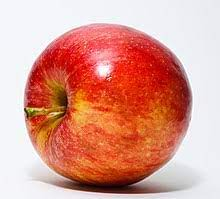
#> input picture testy/analiza_obrazu/obrazy/jablko.jpg, 220 x 199 px
$ python -i Progowanie.py   (imports and definitions only)
#> lines starting #> are read from the running program, lines starting #| are printed output that depends on the picture; after the words box and inside, x2 and y2 are one past the last pixel; in counts of white or black regions, pixels touching at a corner belong together
import skimage.io
from skimage.filters import threshold_otsu
from skimage.color import rgb2gray
from skimage.util import img_as_ubyte

#klasa do generacji maski uzywajac OTSU
#konwertuje obraz do grayscale, znajduje threshold(float) i generuje maske
class ProgowanieOTSU:
    def __init__(self) -> None:
        pass

    #zwraca maske w postaci numpy array
    #image=scierzka do pliku/numpy array
    def maska(self,image):
        if type(image) == str:
            grayscale=rgb2gray(skimage.io.imread(fname=image))
        else:
            grayscale=rgb2gray(image)
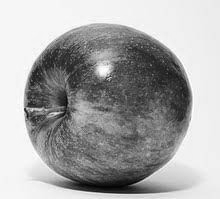
#> grayscale: shape (199, 220) float64; min 0.0133, max 1, mean 0.66

        thresh=threshold_otsu(grayscale)
#> thresh = 0.651
        result=grayscale <= thresh
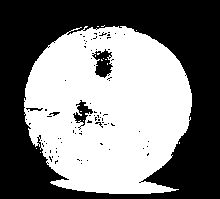
#> result: shape (199, 220) bool; 48.9% white; 15 white regions (14 under 20 px), largest, box (x1, y1, x2, y2) and area: (24, 26, 192, 194) 21394
        return result

    #generuje maske i zapisuje do png (true=255,false=0)
    #image=scierzka do pliku/numpy array
    #path=scierzka do zapisu
    def zapisz_maske(self,image,path="no_name_mask.png"):
        if type(image) == str:
            grayscale=rgb2gray(skimage.io.imread(fname=image))
        else:
            grayscale=rgb2gray(image)

        thresh=threshold_otsu(grayscale)
        result=grayscale <= thresh
        skimage.io.imsave(path,img_as_ubyte(result))

>>> import cv2
>>> picture = cv2.cvtColor(cv2.imread('../testy/analiza_obrazu/obrazy/jablko.jpg'), cv2.COLOR_BGR2RGB)
>>> result = ProgowanieOTSU().maska(picture)
